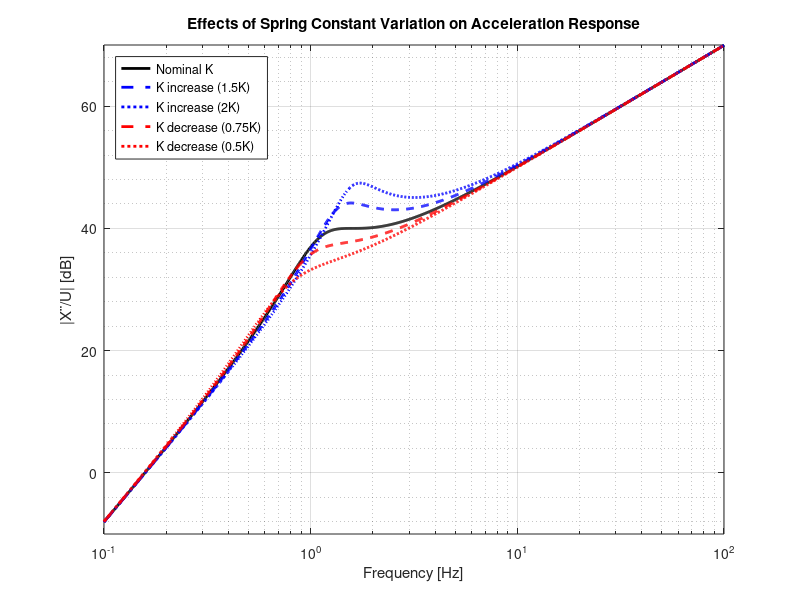

The MATLAB script that drew this image: (Note: this script raises an error after producing the figure.)
clc
clear
close all
%%

% Define frequency range (log scale)
f = logspace(-1, 2, 1000); % 0.1 Hz to 100 Hz
omega = 2*pi*f;

% System parameters
m = 400;  % kg
k_nominal = 20000;  % N/m (20 kN/m)
c_nominal = 2000;   % N.s/m (2 kN.s/m)

% Create variations of K
k_high1 = k_nominal * 1.5;    % First level increase
k_high2 = k_nominal * 2;      % Second level increase (larger)
k_low1 = k_nominal * 0.75;    % First level decrease
k_low2 = k_nominal * 0.5;     % Second level decrease (smaller)

% Function to calculate acceleration frequency response
function mag_db = calculate_acceleration_response(m, k, c, omega)
    % For acceleration, multiply transfer function by ω²
    num = omega.^2 .* sqrt(k^2 + (c*omega).^2);
    den = sqrt((k - m*omega.^2).^2 + (c*omega).^2);
    mag = num./den;
    mag_db = 20*log10(mag);
end

% Calculate responses
mag_db_nominal = calculate_acceleration_response(m, k_nominal, c_nominal, omega);
mag_db_high1 = calculate_acceleration_response(m, k_high1, c_nominal, omega);
mag_db_high2 = calculate_acceleration_response(m, k_high2, c_nominal, omega);
mag_db_low1 = calculate_acceleration_response(m, k_low1, c_nominal, omega);
mag_db_low2 = calculate_acceleration_response(m, k_low2, c_nominal, omega);

% Create plot
figure('Position', [100 100 800 500])

% Plot all curves
semilogx(f, mag_db_nominal, 'k-', 'LineWidth', 2, 'DisplayName', 'Nominal K')
hold on
semilogx(f, mag_db_high1, 'b--', 'LineWidth', 2, 'DisplayName', 'K increase (1.5K)')
semilogx(f, mag_db_high2, 'b:', 'LineWidth', 2, 'DisplayName', 'K increase (2K)')
semilogx(f, mag_db_low1, 'r--', 'LineWidth', 2, 'DisplayName', 'K decrease (0.75K)')
semilogx(f, mag_db_low2, 'r:', 'LineWidth', 2, 'DisplayName', 'K decrease (0.5K)')

% Configure plot
grid on
xlabel('Frequency [Hz]')
ylabel('|X¨/U| [dB]')
title('Effects of Spring Constant Variation on Acceleration Response')
legend('Location', 'northwest')

% Set axis limits
xlim([0.1 100])
ylim([-10 70])

% Add minor grid
grid minor
ax = gca;
ax.GridAlpha = 0.3;
ax.MinorGridAlpha = 0.15;

% Add frequency ticks
xticks([0.1 0.2 0.5 1 2 5 10 20 50 100])
yticks(-10:10:70)

% Format grid for easier reading
ax.XScale = 'log';
ax.YGrid = 'on';
ax.XGrid = 'on';